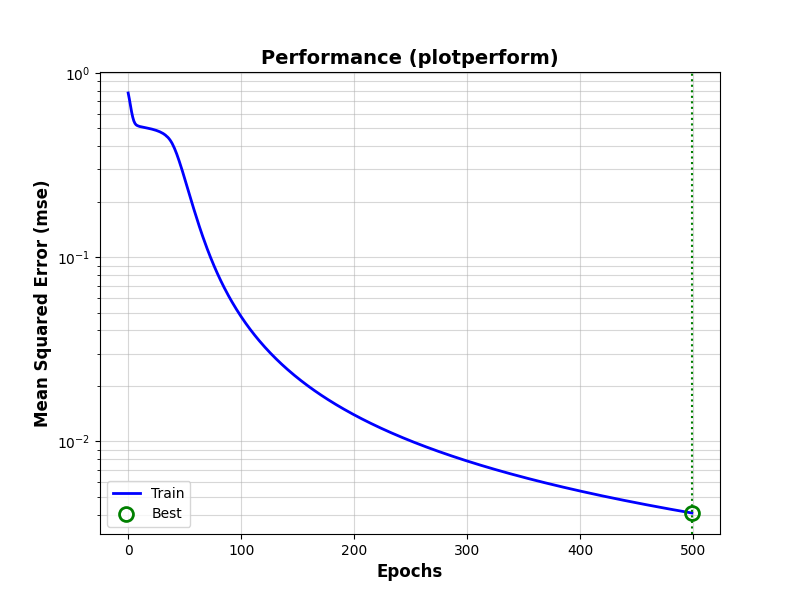

The script that saved this image:

import numpy as np
import matplotlib.pyplot as plt

def sigmoid(x):
    return 1 / (1 + np.exp(-x))

class SimpleMLP:
    def __init__(self, input_size, hidden_size, output_size, learning_rate=0.02, seed=None):
        self.input_size = input_size
        self.hidden_size = hidden_size
        self.output_size = output_size
        self.learning_rate = learning_rate
        
        if seed is not None:
            np.random.seed(seed)
        
        self.W1 = np.random.randn(hidden_size, input_size)
        self.b1 = np.random.randn(hidden_size, 1)
        self.W2 = np.random.randn(output_size, hidden_size)
        self.b2 = np.random.randn(output_size, 1)
        
    def forward(self, X):
        self.z1 = np.dot(self.W1, X) + self.b1
        self.a1 = sigmoid(self.z1)
        self.z2 = np.dot(self.W2, self.a1) + self.b2
        self.a2 = sigmoid(self.z2)
        return self.a2
        
    def train(self, X, Target, epochs=1000):
        costs = []
        N_samples = X.shape[1]
        
        for epoch in range(epochs):
            perm = np.random.permutation(N_samples)
            X_shuffled = X[:, perm]
            T_shuffled = Target[:, perm]
            
            epoch_cost = 0
            
            for i in range(N_samples):
                x = X_shuffled[:, i:i+1]
                t = T_shuffled[:, i:i+1]
                
                output = self.forward(x)
                error = t - output
                epoch_cost += np.sum(error**2)
                
                delta2 = error * (output * (1 - output))
                delta1 = np.dot(self.W2.T, delta2) * (self.a1 * (1 - self.a1))
                
                self.W2 += self.learning_rate * np.dot(delta2, self.a1.T)
                self.b2 += self.learning_rate * delta2
                self.W1 += self.learning_rate * np.dot(delta1, x.T)
                self.b1 += self.learning_rate * delta1
            
            costs.append(epoch_cost / N_samples)
        return costs

def Figure1335UsingNNToolbox():
    # Parameters
    HiddenSizes = 2
    NRep = 30
    
    # Data
    Input = np.array([
        [1, -1, -1, 1],
        [1, -1, 1, -1]
    ])
    Target = np.array([
        [1, 1, 0, 0],
        [0, 0, 1, 1]
    ])
    
    # Data Augmentation (Repmat)
    Inputs = np.tile(Input, (1, NRep))
    Targets = np.tile(Target, (1, NRep))
    
    # Train
    best_mlp = None
    best_costs = []
    min_mse = float('inf')
    
    for attempt in range(10): 
        print(f"Attempt {attempt+1}...")
        mlp = SimpleMLP(2, 2, 2, learning_rate=0.05, seed=attempt)
        costs = mlp.train(Inputs, Targets, epochs=500)
        final_mse = costs[-1]
        print(f"  MSE: {final_mse:.4f}")
        
        if final_mse < min_mse:
            min_mse = final_mse
            best_mlp = mlp
            best_costs = costs
            
        if final_mse < 0.05:
            print("  Converged!")
            break
            
    if best_mlp is None:
        best_mlp = mlp
        best_costs = costs
        
    # Output
    OutputRaw = best_mlp.forward(Input)
    
    # Display 1: Performance (MSE)
    plt.figure(figsize=(8, 6))
    plt.semilogy(best_costs, 'b-', linewidth=2, label='Train')
    plt.xlabel('Epochs', fontsize=12, fontweight='bold')
    plt.ylabel('Mean Squared Error (mse)', fontsize=12, fontweight='bold')
    plt.title('Performance (plotperform)', fontsize=14, fontweight='bold')
    plt.grid(True, which="both", ls="-", alpha=0.5)
    
    # Mark best
    best_epoch = len(best_costs) - 1
    best_val = best_costs[-1]
    plt.plot(best_epoch, best_val, 'go', markersize=10, fillstyle='none', markeredgewidth=2, label='Best')
    plt.axvline(x=best_epoch, color='g', linestyle=':', label='_nolegend_')
    
    plt.legend()
    plt.savefig('Figure1335UsingNNToolbox.png')
    
    # Display 2: Stems
    fig = plt.figure(figsize=(10, 8))
    
    plt.subplot(2, 2, 1)
    plt.stem(Input[0, :], use_line_collection=True)
    plt.title('first input')
    
    plt.subplot(2, 2, 2)
    plt.stem(Input[1, :], use_line_collection=True)
    plt.title('second input')
    
    # Target in MATLAB plot is flattening 2 outputs into 1D sequence or plotting 2 channels?
    # subplot(2,2,3); stem(Target) implies checking dims. 
    # Target is 2x4. stem(Target) usually plots columns as series.
    # To match typical MATLAB stem behavior on matrix: plots each column? Or plots multiple series?
    # Let's plot both Output Nodes.
    
    plt.subplot(2, 2, 3)
    # Plotting both series
    plt.stem(Target[0, :], linefmt='b-', markerfmt='bo', label='Out1', use_line_collection=True)
    # Offset slightly to see? Or just plot on top.
    # MATLAB's `stem` on a matrix plots columns as separate lines if X is not given?
    # Actually, Target is (2, 4). stem(Target) plots 4 stems, each with 2 values? Or 2 stems of 4?
    # MATLAB treats Matrix as columns. So 4 columns.
    # But usually for time series, we want the sequence.
    # Let's assume we plot the 4 samples.
    # Since we have 2 output nodes, let's plot Node 1 and Node 2.
    
    # A cleaner Python way:
    x = np.arange(4)
    plt.stem(x - 0.1, Target[0, :], linefmt='b-', markerfmt='bo', label='Class 1', use_line_collection=True)
    plt.stem(x + 0.1, Target[1, :], linefmt='r-', markerfmt='rs', label='Class 2', use_line_collection=True)
    plt.legend()
    plt.title('target')
    
    plt.subplot(2, 2, 4)
    plt.stem(x - 0.1, OutputRaw[0, :], linefmt='b-', markerfmt='bo', label='Class 1', use_line_collection=True)
    plt.stem(x + 0.1, OutputRaw[1, :], linefmt='r-', markerfmt='rs', label='Class 2', use_line_collection=True)
    plt.title('output')
    
    plt.tight_layout()
    plt.savefig('Figure1335UsingNNToolboxBis.png')
    plt.show()

if __name__ == "__main__":
    Figure1335UsingNNToolbox()
